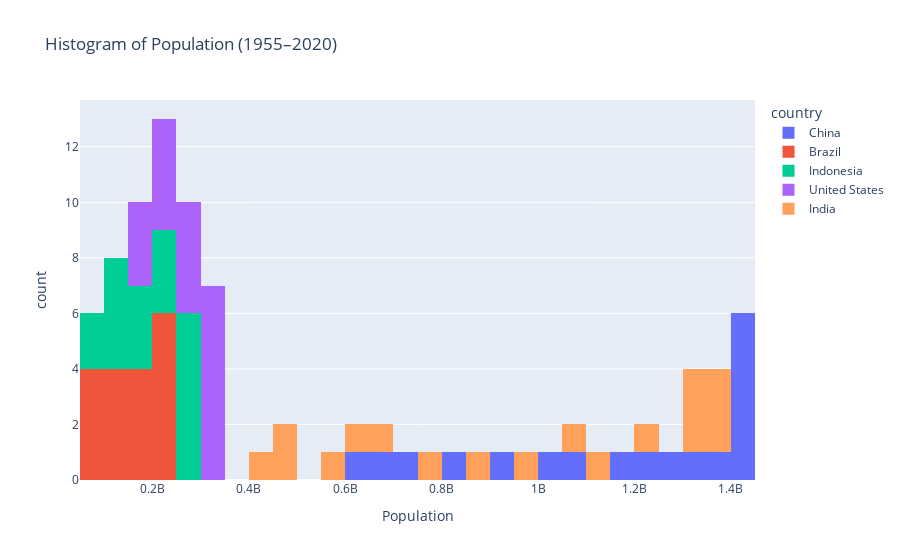

This figure's notebook cell:
### Markdown cell above
# Histogram

### Code cell
fig = px.histogram(df_population,
                   x='population',
                   color='country',
                   nbins=30,
                   title='Histogram of Population (1955–2020)',
                   labels={'population': 'Population'})

fig.show()

### Figure 1 — Plotly figure (JSON) as saved in the notebook; plotly's stock layout.template omitted (floating-point values rounded to 4 significant figures)
{"data": [{"alignmentgroup": "True", "bingroup": "x", "hovertemplate": "country=China<br>Population=%{x}<br>count=%{y}<extra></extra>", "legendgroup": "China", "marker": {"color": "#636efa", "pattern": {"shape": ""}}, "name": "China", "nbinsx": 30, "offsetgroup": "China", "orientation": "v", "showlegend": true, "type": "histogram", "x": [1439323776, 1433783686, 1427647786, 1421021791, 1414049351, 1406847870, 1368810615, 1330776380, 1290550765, 1240920535, 1176883674, 1075589361, 1000089235, 926240885, 827601394, 724218968, 660408056, 612241554], "xaxis": "x", "yaxis": "y"}, {"alignmentgroup": "True", "bingroup": "x", "hovertemplate": "country=Brazil<br>Population=%{x}<br>count=%{y}<extra></extra>", "legendgroup": "Brazil", "marker": {"color": "#EF553B", "pattern": {"shape": ""}}, "name": "Brazil", "nbinsx": 30, "offsetgroup": "Brazil", "orientation": "v", "showlegend": true, "type": "histogram", "x": [212559417, 211049527, 209469323, 207833823, 206163053, 204471769, 195713635, 186127103, 174790340, 162019896, 149003223, 135274080, 120694009, 107216205, 95113265, 83373530, 72179226, 62533919], "xaxis": "x", "yaxis": "y"}, {"alignmentgroup": "True", "bingroup": "x", "hovertemplate": "country=Indonesia<br>Population=%{x}<br>count=%{y}<extra></extra>", "legendgroup": "Indonesia", "marker": {"color": "#00cc96", "pattern": {"shape": ""}}, "name": "Indonesia", "nbinsx": 30, "offsetgroup": "Indonesia", "orientation": "v", "showlegend": true, "type": "histogram", "x": [273523615, 270625568, 267670543, 264650963, 261556381, 258383256, 241834215, 226289470, 211513823, 196934260, 181413402, 164982451, 147447836, 130680727, 114793178, 100267062, 87751068, 77273425], "xaxis": "x", "yaxis": "y"}, {"alignmentgroup": "True", "bingroup": "x", "hovertemplate": "country=United States<br>Population=%{x}<br>count=%{y}<extra></extra>", "legendgroup": "United States", "marker": {"color": "#ab63fa", "pattern": {"shape": ""}}, "name": "United States", "nbinsx": 30, "offsetgroup": "United States", "orientation": "v", "showlegend": true, "type": "histogram", "x": [331002651, 329064917, 327096265, 325084756, 323015995, 320878310, 309011475, 294993511, 281710909, 265163745, 252120309, 240499825, 229476354, 219081251, 209513341, 199733676, 186720571, 171685336], "xaxis": "x", "yaxis": "y"}, {"alignmentgroup": "True", "bingroup": "x", "hovertemplate": "country=India<br>Population=%{x}<br>count=%{y}<extra></extra>", "legendgroup": "India", "marker": {"color": "#FFA15A", "pattern": {"shape": ""}}, "name": "India", "nbinsx": 30, "offsetgroup": "India", "orientation": "v", "showlegend": true, "type": "histogram", "x": [1380004385, 1366417754, 1352642280, 1338676785, 1324517249, 1310152403, 1234281170, 1147609927, 1056575549, 963922588, 873277798, 784360008, 698952844, 623102897, 555189792, 499123324, 450547679, 409880595], "xaxis": "x", "yaxis": "y"}], "layout": {"barmode": "relative", "legend": {"title": {"text": "country"}, "tracegroupgap": 0}, "title": {"text": "Histogram of Population (1955–2020)"}, "xaxis": {"anchor": "y", "domain": [0, 1], "title": {"text": "Population"}}, "yaxis": {"anchor": "x", "domain": [0, 1], "title": {"text": "count"}}}}
